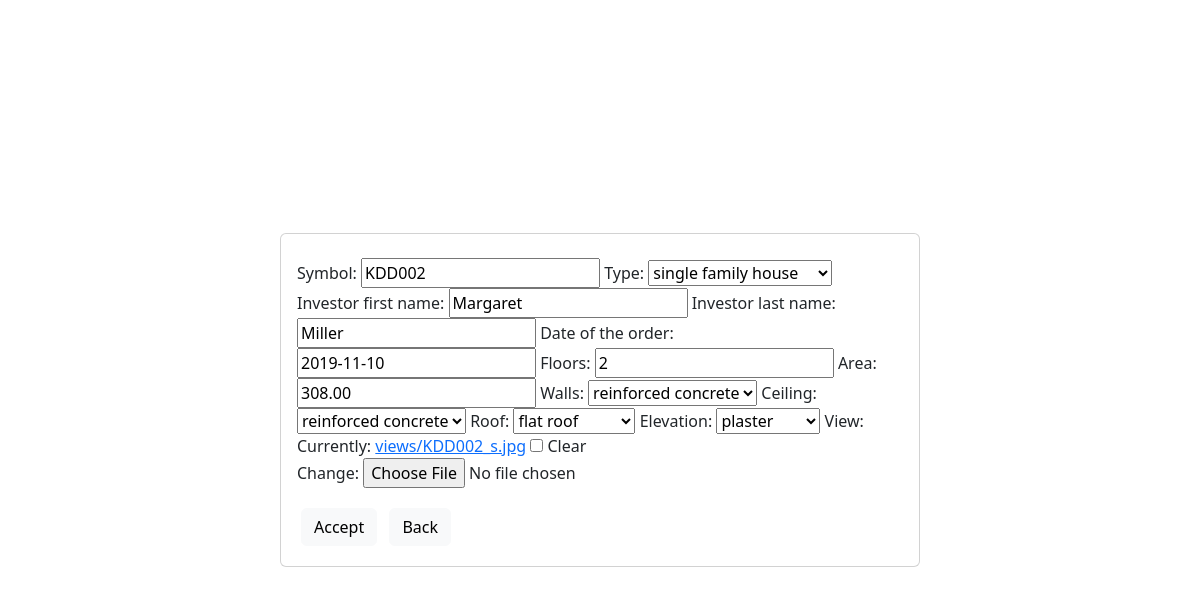
Page /design/edit/3/ (signed in) on the committed database.
### buildings_app/models.py (models this page shows, shortened)
class Project(models.Model):
    SFH = 'single family house'
    SDH = 'semi-detached house'
    IN = 'industry'
    RD = 'redecoration'
    OT = 'other type'
    TB = 'timber'
    PL = 'plaster'
    SS = 'steel sheet'
    ST = 'stone'
    FR = 'flat roof'
    OG = 'open gamble'
    HR = 'hipped roof'
    DM = 'dormer'
    RC = 'reinforced concrete'
    WD = 'wood'
    SB = 'steel beams'
    PB = 'prefabricated'
    BW = 'bricks'
    TYPES_BUILDING = [
        (SFH, 'single family house'),
        (SDH, 'semi-detached house'),
        (IN, 'industry'),
        (RD, 'redecoration'),
        (OT, 'other type'),
    ]
    symbol = models.CharField(max_length=6, blank=False, unique=True)               # Each project has unique name
    type = models.CharField(max_length=30, choices=TYPES_BUILDING, default=OT)
    investor_first_name = models.CharField(max_length=30, null=True, blank=True)
    investor_last_name = models.CharField(max_length=30, null=True, blank=True)
    date_of_the_order = models.DateField(null=True, blank=True)
    floors = models.PositiveSmallIntegerField(blank=True, default=0)
    area = models.DecimalField(max_digits=8, decimal_places=2, default=0.00)
    TYPES_WALL = [
        (RC, 'reinforced concrete'),
        (WD, 'wood'),
        (SB, 'steel beams'),
        (PB, 'prefabricated'),
        (BW, 'bricks'),
        (OT, 'other type'),
    ]
    walls = models.CharField(max_length=30, choices=TYPES_WALL, default=OT)
    TYPES_CEILING = [
        (RC, 'reinforced concrete'),
        (WD, 'wood'),
        (SB, 'steel beams'),
        (PB, 'prefabricated'),
        (OT, 'other type'),
    ]
    ceiling = models.CharField(max_length=30, choices=TYPES_CEILING, default=OT)
    TYPES_ROOF = [
        (FR, 'flat roof'),
        (OG, 'open gamble'),
        (HR, 'hipped roof'),
        (DM, 'dormer'),
        (OT, 'other type'),
    ]
    roof = models.CharField(max_length=30, choices=TYPES_ROOF, default=OT)
    TYPES_ELEVATION = [
        (TB, 'timber'),
        (PL, 'plaster'),
        (SS, 'steel sheet'),
        (ST, 'stone'),
        (OT, 'other type'),
    ]
    elevation = models.CharField(max_length=30, choices=TYPES_ELEVATION, default=OT)
    view = models.ImageField(upload_to='views', null=True, blank=True)

### buildings_app/views.py (the view)
# urls.py: path('edit/<int:id>/', edit_building, name="edit_building"),
@login_required
def edit_building(request, id):
    building = get_object_or_404(Project, pk=id)
    form_building = ProjectForm(request.POST or None, request.FILES or None, instance=building)
    if form_building.is_valid():
        form_building.save()
        return redirect(all_objects)
    return render(request, 'building_form.html',
                  {'form': form_building, 'nowy': False})

### buildings_app/forms.py
class ProjectForm(ModelForm):
    class Meta:
        model = Project
        fields=['symbol', 'type', 'investor_first_name', 'investor_last_name', 'date_of_the_order',
                'floors', 'area', 'walls', 'ceiling', 'roof', 'elevation', 'view']

### templates/building_form.html (shortened to what this page needs)
{% extends 'basic.html' %}
{% load bootstrap %}
{% block site %}
<div class="card position-absolute top-50 start-50 translate-middle" style="width: 40rem;">
    <div class="card-body">
        <form method="post" enctype="multipart/form-data">
            {{ form|bootstrap }}
            <button type="submit" class="btn btn-light" style="margin: 4px"> Accept </button>
            <a href="{% url 'all_objects' %}" class="btn btn-light" style="margin: 4px"> Back </a>
        </form>
    </div>
</div>
{% endblock %}

### my_static/global_css.css (style rules this page uses)
body { margin: 100px; }

### rows in the picture
Project: symbol "KDD002", type "single family house", investor_first_name "Margaret", investor_last_name "Miller", date_of_the_order "2019-11-10", floors "2", area "308.00", walls "reinforced concrete", ceiling "reinforced concrete", roof "flat roof", elevation "plaster"
